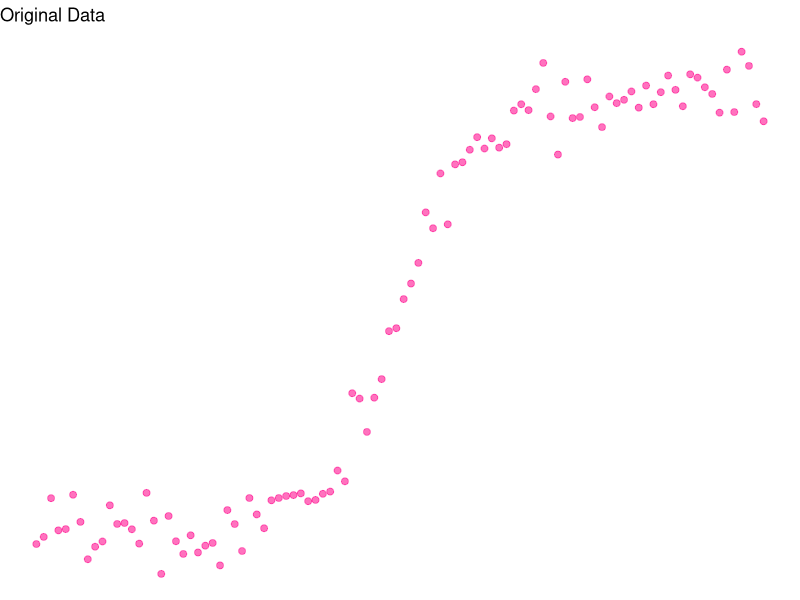
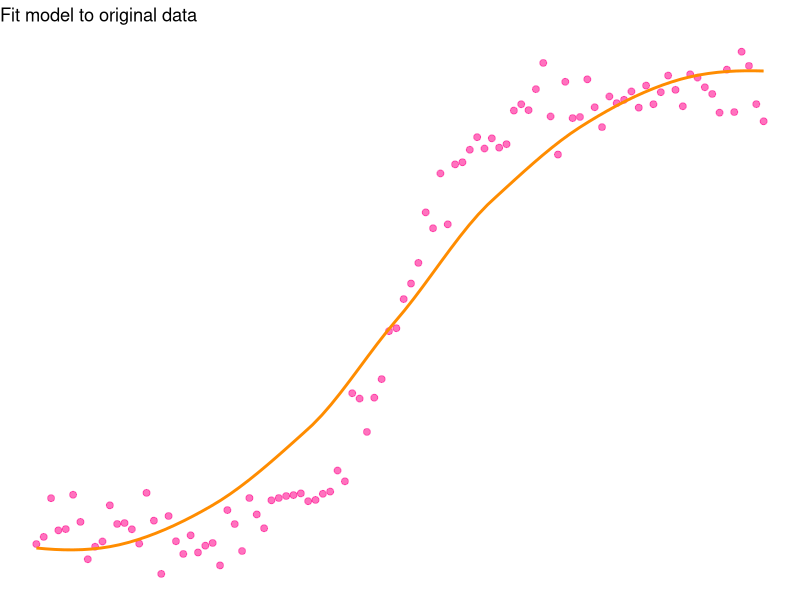
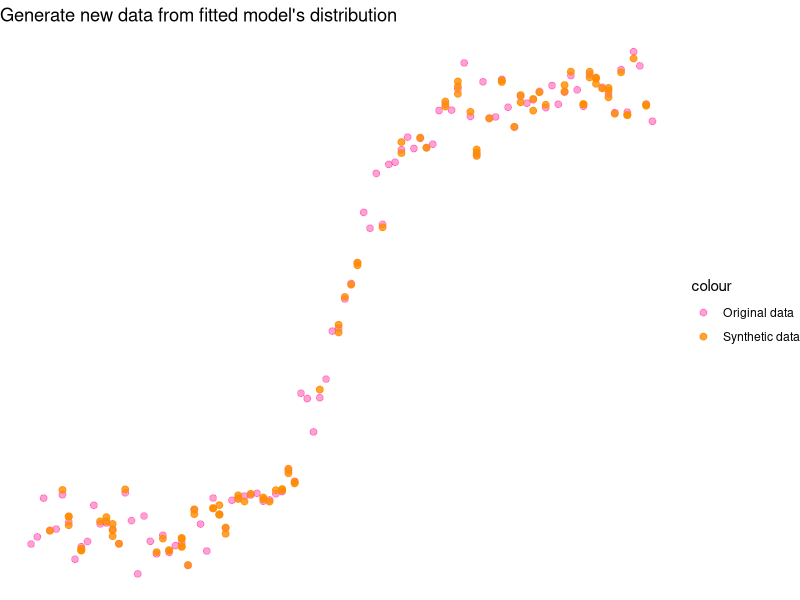
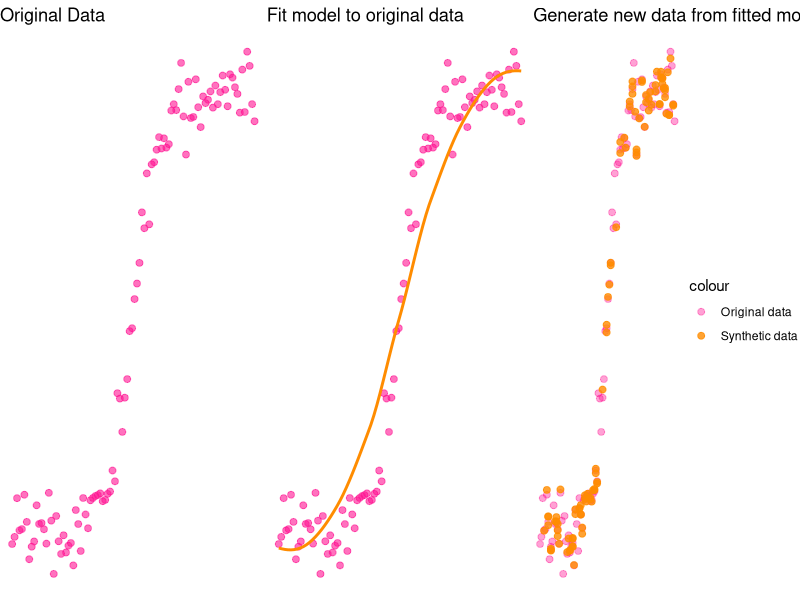

Write R code to recreate these figures, in order.

#########




# Load necessary library
library(ggplot2)
library(cowplot)

# Create original S-shaped data using the logistic function
set.seed(123)  # for reproducibility
x <- seq(-10, 10, length.out = 100)
y <- 1 / (1 + exp(-x))

# Add more jitter to the data points to make it more scattered
y_jittered <- y + rnorm(100, mean = 0, sd = 0.05)

# Create the original data frame
original_data <- data.frame(x = x, y = y_jittered)
original_data$group <- 'Original'

# Create a bootstrap sample with added variability
set.seed(123)
n <- nrow(original_data)
bootstrap_sample_indices <- sample(1:n, size = n, replace = TRUE)
bootstrap_sample <- original_data[bootstrap_sample_indices, ]
bootstrap_sample$y <- bootstrap_sample$y + rnorm(n, mean = 0, sd = 0.01)  # Add more noise
bootstrap_sample$group <- 'Bootstrap'
# Combine the original data and bootstrap sample
combined_data <- rbind(original_data, bootstrap_sample)

# First plot: Dot plot of original data (pink dots)
plot1 <- ggplot(original_data, aes(x = x, y = y)) +
  geom_point(color = "deeppink", size = 2, alpha = 0.6) +
  labs(title = "Original Data", x = "X", y = "Y") +
  theme_void()

# Second plot: Dot plot of original data with less fitted best fit line
plot2 <- ggplot(original_data, aes(x = x, y = y)) +
  geom_point(color = "deeppink", size = 2, alpha = 0.6) +
  geom_smooth(method = "loess", span = 1.1, color = "darkorange", size = 1, se = FALSE) + # Less fitted with smaller span
  labs(title = "Fit model to original data", x = "X", y = "Y") +
  theme_void()

# # Third plot: Dot plot with original and synthetic data
# plot3 <- ggplot(combined_data, aes(x = x, y = y, color = group)) +
#   geom_point(aes(alpha = group), size = 2) +  # Adjust transparency by group
#   scale_alpha_manual(values = c("Original" = 0.4, "Bootstrap" = 0.8)) +  # Set different alphas
#   labs(title = "Generate new data from fitted model's distribution", x = "X", y = "Y") +
#   theme_minimal() +
#   scale_color_manual(values = c("Original" = "deeppink", "Bootstrap" = "darkorange")) +
#   theme_void()

# Third plot: Dot plot with original and synthetic data without combining
plot3 <- ggplot() +
  geom_point(data = original_data, aes(x = x, y = y, color = 'Original data'), size = 2, alpha = 0.4) +
  geom_point(data = bootstrap_sample, aes(x = x, y = y, color = 'Synthetic data'), size = 2, alpha = 0.8) +
  labs(title = "Generate new data from fitted model's distribution", x = "X", y = "Y") +
  theme_minimal() +
  scale_color_manual(values = c("Original data" = "deeppink", "Synthetic data" = "darkorange")) +
  theme_void() 


# # Save the plots
# ggsave("plot1.png", plot = plot1, width = 8, height = 6)
# ggsave("plot2.png", plot = plot2, width = 8, height = 6)
# ggsave("plot3.png", plot = plot3, width = 8, height = 6)

# Display the plots
print(plot1)
print(plot2)
print(plot3)


# Combine the plots into one image
combined_plot <- plot_grid(plot1, plot2, plot3, ncol = 3)
print(combined_plot)















